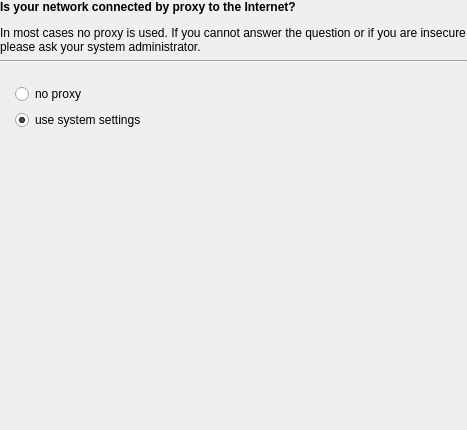
<?xml version="1.0" encoding="UTF-8"?>
<ui version="4.0">
 <class>ProxySettingsWidget</class>
 <widget class="QWidget" name="ProxySettingsWidget">
  <property name="geometry">
   <rect>
    <x>0</x>
    <y>0</y>
    <width>467</width>
    <height>430</height>
   </rect>
  </property>
  <layout class="QVBoxLayout" name="verticalLayout" stretch="0,0,0">
   <property name="leftMargin">
    <number>0</number>
   </property>
   <property name="topMargin">
    <number>0</number>
   </property>
   <property name="rightMargin">
    <number>0</number>
   </property>
   <property name="bottomMargin">
    <number>0</number>
   </property>
   <item>
    <widget class="governikus::DescriptionLabel" name="proxySettingsDescriptionLabel">
     <property name="focusPolicy">
      <enum>Qt::TabFocus</enum>
     </property>
     <property name="text">
      <string>&lt;h4&gt;Is your network connected by proxy to the Internet?&lt;/h4&gt;
&lt;p&gt;In most cases no proxy is used. If you cannot answer the question or if you are insecure please ask your system administrator.&lt;/p&gt;</string>
     </property>
     <property name="wordWrap">
      <bool>true</bool>
     </property>
     <property name="margin">
      <number>15</number>
     </property>
    </widget>
   </item>
   <item>
    <widget class="Line" name="line_3">
     <property name="orientation">
      <enum>Qt::Horizontal</enum>
     </property>
    </widget>
   </item>
   <item>
    <widget class="QWidget" name="widget" native="true">
     <layout class="QVBoxLayout" name="verticalLayout_3">
      <property name="leftMargin">
       <number>15</number>
      </property>
      <property name="topMargin">
       <number>15</number>
      </property>
      <property name="rightMargin">
       <number>15</number>
      </property>
      <property name="bottomMargin">
       <number>15</number>
      </property>
      <item>
       <layout class="QVBoxLayout" name="verticalLayout_2">
        <item>
         <widget class="QRadioButton" name="noProxyRadioButton">
          <property name="text">
           <string>no proxy</string>
          </property>
          <attribute name="buttonGroup">
           <string notr="true">networkbuttongroup</string>
          </attribute>
         </widget>
        </item>
        <item>
         <widget class="QRadioButton" name="systemProxyRadioButton">
          <property name="text">
           <string>use system settings</string>
          </property>
          <property name="checked">
           <bool>true</bool>
          </property>
          <attribute name="buttonGroup">
           <string notr="true">networkbuttongroup</string>
          </attribute>
         </widget>
        </item>
        <item>
         <spacer name="verticalSpacer">
          <property name="orientation">
           <enum>Qt::Vertical</enum>
          </property>
          <property name="sizeHint" stdset="0">
           <size>
            <width>20</width>
            <height>40</height>
           </size>
          </property>
         </spacer>
        </item>
       </layout>
      </item>
     </layout>
    </widget>
   </item>
  </layout>
 </widget>
 <customwidgets>
  <customwidget>
   <class>governikus::DescriptionLabel</class>
   <extends>QLabel</extends>
   <header>generic/DescriptionLabel.h</header>
  </customwidget>
 </customwidgets>
 <tabstops>
  <tabstop>proxySettingsDescriptionLabel</tabstop>
  <tabstop>noProxyRadioButton</tabstop>
  <tabstop>systemProxyRadioButton</tabstop>
 </tabstops>
 <resources/>
 <connections/>
 <buttongroups>
  <buttongroup name="networkbuttongroup"/>
 </buttongroups>
</ui>
